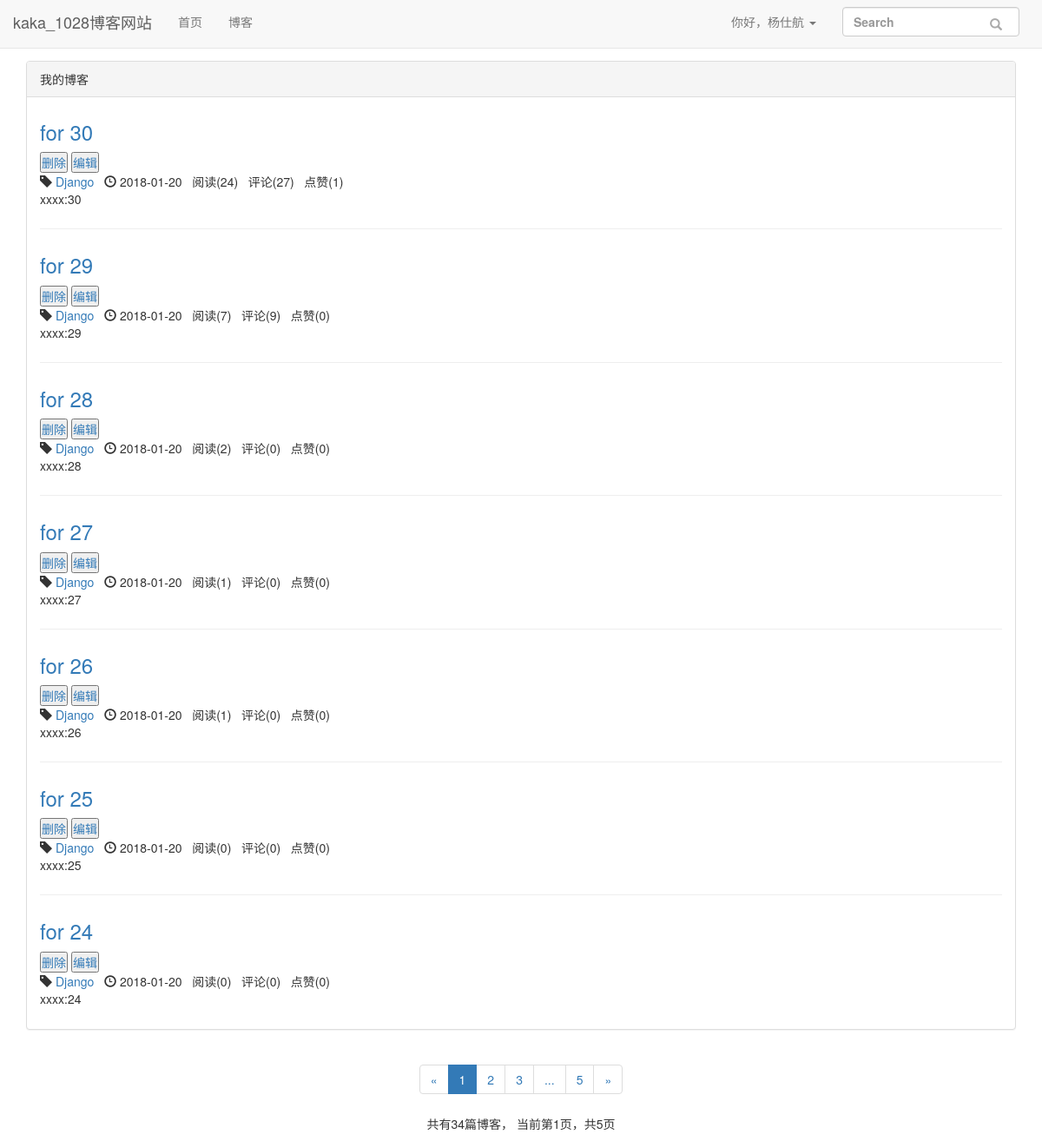
The page /blog/my_blog/ (signed in) on the database its author committed.
### user/models.py (models this page shows, shortened)
class Profile(models.Model):
    user = models.OneToOneField(User, on_delete=models.CASCADE, verbose_name='昵称')
    nickname = models.CharField(max_length=20)

### blog/models.py (models this page shows, shortened)
class Blog(models.Model, ReadNumExpandMethod):
    title = models.CharField(max_length=50)
    blog_type = models.ForeignKey(BlogType, on_delete=models.CASCADE)
    content = RichTextUploadingField()
    author = models.ForeignKey(User, on_delete=models.CASCADE)
    read_details = GenericRelation(ReadDetail)
    created_time = models.DateTimeField(auto_now_add=True)
    last_updated_time = models.DateTimeField(auto_now=True)
    class Meta:
        ordering = ['-created_time']

class BlogType(models.Model):
    type_name = models.CharField(max_length=15)
    def __str__(self):
        return self.type_name

### read_statistics/models.py (models this page shows)
class ReadNum(models.Model):
    read_num = models.IntegerField(default=0)
    content_type = models.ForeignKey(ContentType, on_delete=models.CASCADE)
    object_id = models.PositiveIntegerField()
    content_object = GenericForeignKey('content_type', 'object_id')

### likes/models.py (models this page shows)
class LikeCount(models.Model):
    content_type = models.ForeignKey(ContentType, on_delete=models.CASCADE)
    object_id = models.PositiveIntegerField()
    content_object = GenericForeignKey('content_type', 'object_id')
    liked_num = models.IntegerField(default=0)

### blog/views.py (the view)
# urls.py: path('my_blog/', views.my_blog, name="my_blog"),
def my_blog(request):
    blogs_all_list = Blog.objects.filter(author=request.user)
    context = get_blog_list_common_data(request, blogs_all_list)
    return render(request, 'blog/my_blog.html', context)

### comment/templatetags/comment_tags.py (called while the page is built)
@register.simple_tag
def get_comment_count(obj):
    content_type = ContentType.objects.get_for_model(obj)
    return Comment.objects.filter(content_type=content_type, object_id=obj.pk).count()

### likes/templatetags/likes_tags.py (called while the page is built)
@register.simple_tag
def get_like_count(obj):
    content_type = ContentType.objects.get_for_model(obj)
    like_count, created = LikeCount.objects.get_or_create(content_type=content_type, object_id=obj.pk)
    return like_count.liked_num

### read_statistics/models.py (called while the page is built)
    def get_read_num(self):
        try:
            ct = ContentType.objects.get_for_model(self)
            readnum = ReadNum.objects.get(content_type=ct, object_id=self.pk)
            return readnum.read_num
        except exceptions.ObjectDoesNotExist:
            return 0

### user/models.py (called while the page is built)
def get_nickname_or_username(self):
    if Profile.objects.filter(user=self).exists():
        profile = Profile.objects.get(user=self)
        return profile.nickname
    else:
        return '[%s]' % self.username

### blog/templates/blog/my_blog.html (shortened to what this page needs)
{% extends 'base.html' %}
{% load staticfiles %}
{% load comment_tags %}
{% load likes_tags %}
{% block header_extends %}
    <link rel="stylesheet" href="{% static 'blog/blog.css' %}">
{% endblock %}
{% block content %}
    <div class="container">
        <div class="panel panel-default">
            <div class="panel-heading">{% block blog_list_title %}我的博客{% endblock %}
            </div>
            <div class="panel-body">
                {% for blog in blogs %}
                    <div class="blog">
                        <h3><a href="{% url 'blog_detail' blog.pk %}">{{ blog.title }}</a></h3>
                        <button><a href="{% url 'safe_del_blog' blog.id %}">删除</a></button>
                        <button><a href="{% url 'edit_blog' blog.id %}">编辑</a></button>
                        <p class="blog-info">
                            <span class="glyphicon glyphicon-tag"></span> <a
                                href="{% url 'blogs_with_type' blog.blog_type.pk %}">{{ blog.blog_type }}</a>&nbsp;&nbsp;
                            <span class="glyphicon glyphicon-time"></span> {{ blog.created_time|date:"Y-m-d" }}&nbsp;&nbsp;
                            阅读({{ blog.get_read_num }})&nbsp;&nbsp;
                            评论({% get_comment_count blog %})&nbsp;&nbsp;
                            点赞({% get_like_count blog %})
                        </p>
                        <p>{{ blog.content|striptags|truncatechars:120 }}</p>
                    </div>
                {% empty %}
                    <div class="blog">
                        <h3>暂无博客，敬请期待</h3>
                    </div>
                {% endfor %}
            </div>
        </div>
        <div class="paginator">
            <ul class="pagination">
                <li>
                    {% if page_of_blogs.has_previous %}
                        <a href="?page={{ page_of_blogs.previous_page_number }}" aria-label="Previous">
                            <span aria-hidden="true">&laquo;</span>
                        </a>
                    {% else %}
                        <span aria-hidden="true">&laquo;</span>
                    {% endif %}
                </li>
                {% for page_num in page_range %}
                    {% if page_num == page_of_blogs.number %}
                        <li class="active"><span>{{ page_num }}</span></li>
                    {% else %}
                        {% if page_num == '...' %}
                            <li><span>{{ page_num }}</span></li>
                        {% else %}
                            <li><a href="?page={{ page_num }}">{{ page_num }}</a></li>
                        {% endif %}
                    {% endif %}
                {% endfor %}
                <li>
                    {% if page_of_blogs.has_next %}
                        <a href="?page={{ page_of_blogs.next_page_number }}" aria-label="Next">
                            <span aria-hidden="true">&raquo;</span>
                        </a>
                    {% else %}
                        <span aria-hidden="true">&raquo;</span>
                    {% endif %}
                </li>
            </ul>
            <p>
                共有{{ page_of_blogs.paginator.count }}篇博客，
                当前第{{ page_of_blogs.number }}页，共{{ page_of_blogs.paginator.num_pages }}页
            </p>
        </div>
    </div>
{% endblock %}

### templates/base.html (shortened to what this page needs)
{% load staticfiles %}
{% load notifications_tags %}
<!DOCTYPE html>
<html lang="zh-CN">
<head>
    <link rel="stylesheet" href="{% static 'base.css' %}?_=2020032901">
    <link rel="stylesheet" href="{% static 'bootstrap-3.3.7/css/bootstrap.min.css' %}">
    {% block header_extends %}{% endblock %}
</head>
<body>
    <div class="navbar navbar-default navbar-fixed-top" role="navigation">
        <div class="container-fluid">
            <div class="navbar-header">
                <a class="navbar-brand" href="{% url 'home' %}">kaka_1028博客网站</a>
            </div>
            <div id="navbar-collapse" class="collapse navbar-collapse">
                <ul class="nav navbar-nav">
                    <li class="{% block nav_home_active %}{% endblock %}">
                        <a href="{% url 'home' %}">首页</a>
                    </li>
                    <li class="{% block nav_blog_active %}{% endblock %}">
                        <a href="{% url 'blog_list' %}">博客</a>
                    </li>
                </ul>
                <ul class="nav navbar-nav navbar-right">
                    {% if not user.is_authenticated %}
                        <li>
                            {% if request.GET.from %}
                                <a href="{% url 'login' %}?from={{ request.GET.from }}">登录</a>
                            {% else %}
                                <a href="{% url 'login' %}?from={{ request.get_full_path }}">登录</a>
                            {% endif %}
                        </li>
                        <li>
                            {% if request.GET.from %}
                                <a href="{% url 'register' %}?from={{ request.GET.from }}">注册</a>
                            {% else %}
                                <a href="{% url 'register' %}?from={{ request.get_full_path }}">注册</a>
                            {% endif %}
                        </li>
                    {% else %}
                        {% notifications_unread as unread_count %}
                        <li class="dropdown">
                            <a href="#" class="dropdown-toggle" data-toggle="dropdown" role="button">
                                你好，{{ user.get_nickname_or_username }}
                                <span class="caret"></span>
                            </a>
                        </li>
                    {% endif %}
                    <li>
                        <form class="navbar-form search-form" action="{% url 'search' %}">
                            <div class="form-group">
                                <label>
                                    <input type="text" name="wd" class="form-control" placeholder="Search">
                                </label>
                            </div>
                            <button type="submit" class="btn btn-default">
                                <span class="glyphicon glyphicon-search"></span>
                            </button>
                        </form>
                    </li>
                </ul>
            </div>
        </div>
    </div>
    {% block content %}{% endblock %}
</body>
</html>

### static/base.css (style rules this page uses)
* { margin: 0; padding: 0; }
body { margin-top: 70px!important; }
ul { list-style-type: none!important; }
ul.navbar-right { margin-right: 0; }
.search-form { display: flex; width: 100%!important; margin-left: 0!important; }
.search-form .form-group { width: 100%; }
.search-form button[type="submit"] { background: none; border: none; margin-left: -3em; color: #aaa; }

### blog/static/blog/blog.css (style rules this page uses)
div.blog:not(:last-child) { margin-bottom: 2em; padding-bottom: 1em; border-bottom: 1px solid #eee; }
div.blog h3 { margin-top: 0.5em; }
div.blog p.blog-info { margin-bottom: 0; }
div.paginator { text-align: center; }

### rows shown on the page
Blog: title "for 30", blog_type "Django", created_time "2018-01-20", get_read_num "24", id "27", id.liked_num "1", content "xxxx:30"
Blog: title "for 29", blog_type "Django", created_time "2018-01-20", get_read_num "7", id "9", id.liked_num "0", content "xxxx:29"
Blog: title "for 28", blog_type "Django", created_time "2018-01-20", get_read_num "2", id "0", id.liked_num "0", content "xxxx:28"
Blog: title "for 27", blog_type "Django", created_time "2018-01-20", get_read_num "1", id "0", id.liked_num "0", content "xxxx:27"
Blog: title "for 26", blog_type "Django", created_time "2018-01-20", get_read_num "1", id "0", id.liked_num "0", content "xxxx:26"
Blog: title "for 25", blog_type "Django", created_time "2018-01-20", get_read_num "0", id "0", id.liked_num "0", content "xxxx:25"
Blog: title "for 24", blog_type "Django", created_time "2018-01-20", get_read_num "0", id "0", id.liked_num "0", content "xxxx:24"

### other values the page prints
{{ user.get_nickname_or_username }} "杨仕航"
{{ page_num }} "1"
{{ page_num }} "2" "3" "5"
{{ page_num }} "..."
{{ page_of_blogs.paginator.count }} "34"
{{ page_of_blogs.number }} "1"
{{ page_of_blogs.paginator.num_pages }} "5"
